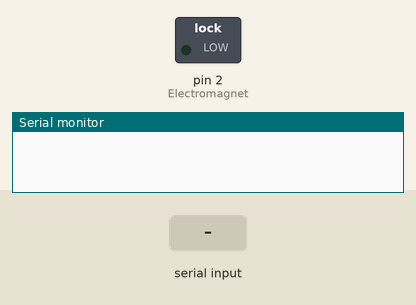
The sketch below on a simulated Arduino Uno, built with avr-gcc and run on an emulated ATmega328P. On the bench: switched loads named in the sketch (green lamp = pin HIGH), the last lines printed to the serial monitor. The test bench sets the inputs (shaded band).

Above: at 1.2 s.
1.3 s: "1\n" received over Serial
At 2.1 s:
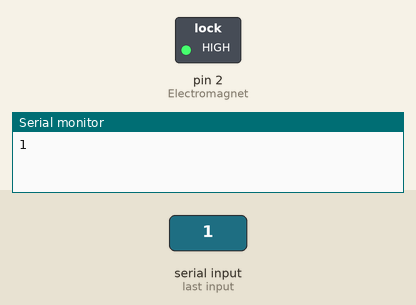
Timing chart, 0 to 4.3 s (numbered marks = the images above; inputs shaded):
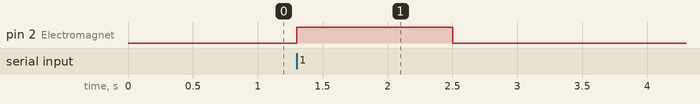

Measured:
- after the input at 1.3 s, pin 2 (Electromagnet): LOW → HIGH at once, → LOW 1.2 s later

The sketch:

Electromagnet.ino
```cpp
int Electromagnet = 2;


void setup() {
  pinMode(Electromagnet, OUTPUT);
  Serial.begin(9600);
}

void loop() {


  if(Serial.available()){
    int input = Serial.parseInt();
    if(input == 1){
      digitalWrite(Electromagnet, HIGH);
      delay(200);
    }
    else{
      digitalWrite(Electromagnet, LOW);
      delay(200);
    }
    Serial.println(input);
  }
}
```
